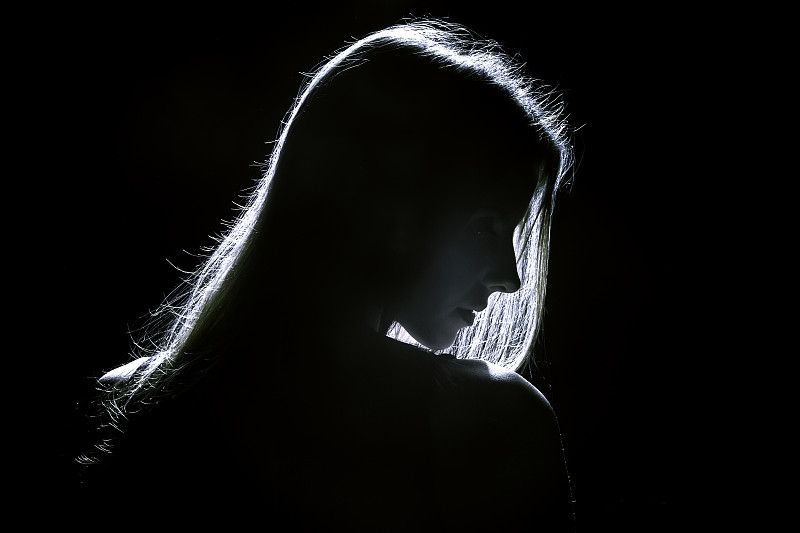
#> input picture transform/log_transform/me.jpg, 800 x 533 px
$ python main.py
#> lines starting #> are read from the running program, lines starting #| are printed output that depends on the picture
import cv2
import numpy as np
import matplotlib.pyplot as plt

# 读取你的照片
image_path = 'me.jpg'  # 替换成你的照片路径
image = cv2.imread(image_path, cv2.IMREAD_GRAYSCALE)
#> image: shape (533, 800); min 0, max 255, mean 12.1
image = image / 255.0  # 将图像归一化到 [0, 1] 范围

# 定义对数变换函数
def log_transform(image, c=1):
#> called with c = 1
    return c * np.log(1 + image)
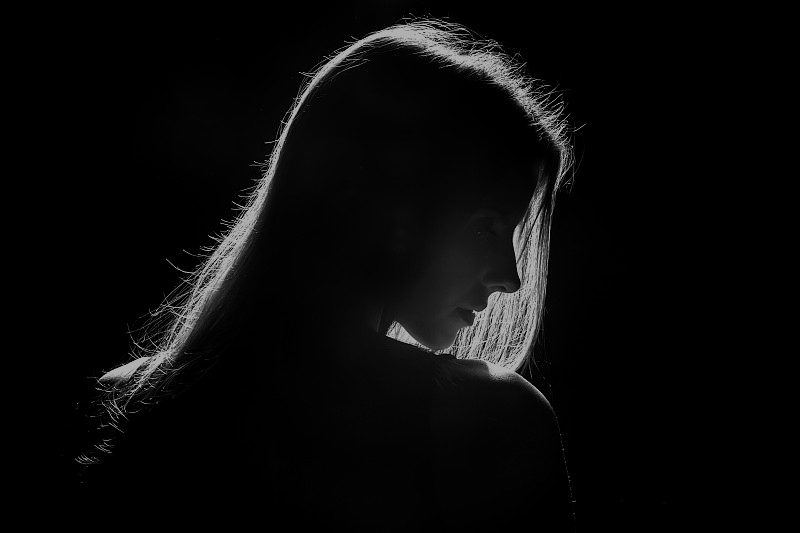
#> returned value: shape (533, 800) float64; min 0, max 0.693, mean 0.0381

# 进行对数变换
c = 1
log_image = log_transform(image, c)

# 归一化到 [0, 1] 范围
log_image = cv2.normalize(log_image, None, 0, 1, cv2.NORM_MINMAX)

# 创建子图
fig, axes = plt.subplots(1, 2, figsize=(10, 5))
axes = axes.ravel()

# 显示原图和对数变换后的图像
axes[0].imshow(image, cmap='gray')
axes[0].set_title('Original Image')
axes[0].axis('off')

axes[1].imshow(log_image, cmap='gray')
axes[1].set_title('Log Transformed Image')
axes[1].axis('off')

plt.tight_layout()
plt.show()
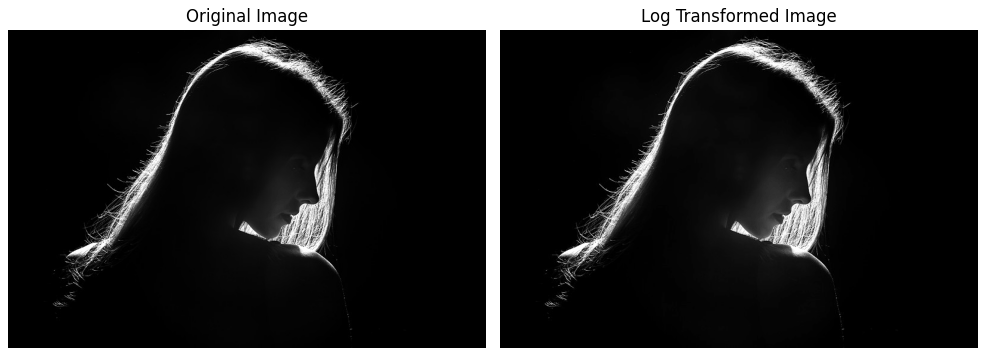
#> figure drawn by matplotlib, 2 panels
